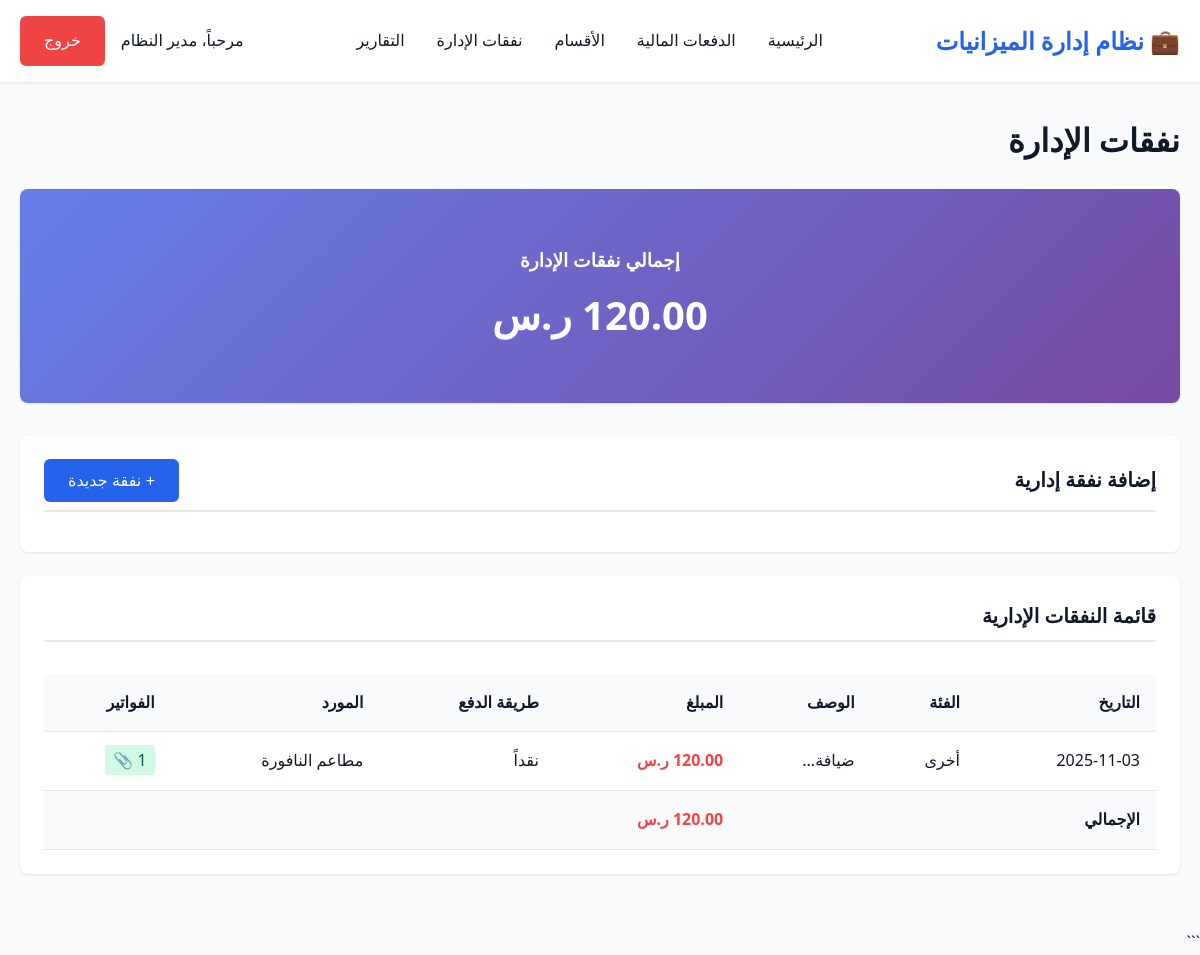
The page /admin/expenses.php (signed in) on the database its author committed.
### tables this page shows
CREATE TABLE `admin_expenses` (
  `id` int(11) NOT NULL,
  `expense_date` date NOT NULL,
  `category` varchar(100) NOT NULL,
  `description` text NOT NULL,
  `amount` decimal(15,2) NOT NULL,
  `payment_method` enum('cash','bank_transfer','check','credit_card') DEFAULT 'cash',
  `vendor_name` varchar(200) DEFAULT NULL,
  `notes` text DEFAULT NULL,
  `created_at` timestamp NOT NULL DEFAULT current_timestamp()
);

### admin/expenses.php (the view, shortened to what this page needs)
<?php
$database = new Database();
$db = $database->getConnection();
$message = '';
$error = '';
$query = "SELECT ae.*,
          (SELECT COUNT(*) FROM admin_invoices WHERE admin_expense_id = ae.id) as invoice_count
          FROM admin_expenses ae
          ORDER BY ae.expense_date DESC, ae.created_at DESC";
$stmt = $db->prepare($query);
$stmt->execute();
$expenses = $stmt->fetchAll(PDO::FETCH_ASSOC);
$query = "SELECT SUM(amount) as total FROM admin_expenses";
$stmt = $db->prepare($query);
$stmt->execute();
$total_expenses = $stmt->fetch(PDO::FETCH_ASSOC)['total'] ?? 0;
?>
<!DOCTYPE html>
<html lang="ar">
<head>
    <link rel="stylesheet" href="../assets/css/style.css">
</head>
<body>
    <header class="header">
        <div class="container">
            <nav class="navbar">
                <div class="logo">💼 نظام إدارة الميزانيات</div>
                <ul class="nav-menu" id="navMenu">
                    <li><a href="dashboard.php">الرئيسية</a></li>
                    <li><a href="budget_batches.php">الدفعات المالية</a></li>
                    <li><a href="departments.php">الأقسام</a></li>
                    <li><a href="expenses.php">نفقات الإدارة</a></li>
                    <li><a href="reports.php">التقارير</a></li>
                </ul>
                <div class="user-info">
                    <span>مرحباً، <?php echo htmlspecialchars($_SESSION['full_name']); ?></span>
<a href="../logout.php" class="btn btn-danger">خروج</a>
</div>
</nav>
</div>
</header><main class="main-content">
    <div class="container">
        <h1 class="mb-3">نفقات الإدارة</h1>        <?php if ($message): ?>
            <div class="alert alert-success"><?php echo htmlspecialchars($message); ?></div>
        <?php endif; ?>        <?php if ($error): ?>
            <div class="alert alert-danger"><?php echo htmlspecialchars($error); ?></div>
        <?php endif; ?>
        <div class="card" style="background: linear-gradient(135deg, #667eea 0%, #764ba2 100%); color: white; margin-bottom: 2rem;">
            <div style="padding: 2rem; text-align: center;">
                <h3 style="margin-bottom: 0.5rem;">إجمالي نفقات الإدارة</h3>
                <div style="font-size: 2.5rem; font-weight: bold;">
                    <?php echo number_format($total_expenses, 2); ?> ر.س
                </div>
            </div>
        </div>        <div class="card">
            <div class="card-header flex flex-between flex-center">
                <span>إضافة نفقة إدارية</span>
                <button class="btn btn-primary" onclick="toggleForm()">+ نفقة جديدة</button>
            </div>
        </div>        <div class="card">
            <div class="card-header">قائمة النفقات الإدارية</div>            <div class="table-responsive">
                <table class="table">
                    <thead>
                        <tr>
                            <th>التاريخ</th>
                            <th>الفئة</th>
                            <th>الوصف</th>
                            <th>المبلغ</th>
                            <th>طريقة الدفع</th>
                            <th>المورد</th>
                            <th>الفواتير</th>
                        </tr>
                    </thead>
                    <tbody>
                        <?php if (count($expenses) > 0): ?>
                            <?php foreach ($expenses as $expense): ?>
                                <tr>
                                    <td><?php echo date('Y-m-d', strtotime($expense['expense_date'])); ?></td>
                                    <td><?php echo htmlspecialchars($expense['category']); ?></td>
                                    <td><?php echo htmlspecialchars(mb_substr($expense['description'], 0, 40)); ?>...</td>
                                    <td style="font-weight: bold; color: #ef4444;">
                                        <?php echo number_format($expense['amount'], 2); ?> ر.س
                                    </td>
                                    <td>
                                        <?php
                                        $payment_methods = [
                                            'cash' => 'نقداً',
                                            'bank_transfer' => 'تحويل بنكي',
                                            'check' => 'شيك',
                                            'credit_card' => 'بطاقة ائتمان'
                                        ];
                                        echo $payment_methods[$expense['payment_method']] ?? $expense['payment_method'];
                                        ?>
                                    </td>
                                    <td><?php echo htmlspecialchars($expense['vendor_name']); ?></td>
                                    <td>
                                        <?php if ($expense['invoice_count'] > 0): ?>
                                            <span style="background: #d1fae5; color: #065f46; padding: 0.25rem 0.5rem; border-radius: 4px;">
                                                <?php echo $expense['invoice_count']; ?> 📎
                                            </span>
                                        <?php else: ?>
                                            <span style="color: #6b7280;">لا توجد</span>
                                        <?php endif; ?>
                                    </td>
                                </tr>
                            <?php endforeach; ?>
                        <?php else: ?>
                            <tr>
                                <td colspan="7" class="text-center">لا توجد نفقات مسجلة</td>
                            </tr>
                        <?php endif; ?>
                    </tbody>
                    <?php if (count($expenses) > 0): ?>
                    <tfoot style="background: #f9fafb; font-weight: bold;">
                        <tr>
                            <td colspan="3">الإجمالي</td>
                            <td style="color: #ef4444;"><?php echo number_format($total_expenses, 2); ?> ر.س</td>
                            <td colspan="3"></td>
                        </tr>
                    </tfoot>
                    <?php endif; ?>
                </table>
            </div>
        </div>
    </div>
</main><script src="../assets/js/main.js"></script>
</body>
</html>

### assets/css/style.css (style rules this page uses)
:root { --primary-color: #2563eb; --secondary-color: #10b981; --danger-color: #ef4444; --warning-color: #f59e0b; --dark-bg: #1f2937; --light-bg: #f9fafb; --border-color: #e5e7eb; --text-primary: #111827; --text-secondary: #6b7280; --shadow: 0 1px 3px 0 rgba(0, 0, 0, 0.1); --shadow-lg: 0 10px 15px -3px rgba(0, 0, 0, 0.1); }
* { margin: 0; padding: 0; box-sizing: border-box; }
body { font-family: 'Segoe UI', Tahoma, Geneva, Verdana, sans-serif; direction: rtl; text-align: right; background-color: var(--light-bg); color: var(--text-primary); line-height: 1.6; }
.container { max-width: 1200px; margin: 0 auto; padding: 0 20px; }
.header { background: white; box-shadow: var(--shadow); position: sticky; top: 0; z-index: 1000; }
.navbar { display: flex; justify-content: space-between; align-items: center; padding: 1rem 0; }
.logo { font-size: 1.5rem; font-weight: bold; color: var(--primary-color); }
.nav-menu { display: flex; list-style: none; gap: 2rem; }
.nav-menu a { text-decoration: none; color: var(--text-primary); font-weight: 500; transition: color 0.3s; }
.user-info { display: flex; align-items: center; gap: 1rem; }
.main-content { padding: 2rem 0; min-height: calc(100vh - 200px); }
.card { background: white; border-radius: 8px; box-shadow: var(--shadow); padding: 1.5rem; margin-bottom: 1.5rem; }
.card-header { font-size: 1.25rem; font-weight: 600; margin-bottom: 1rem; padding-bottom: 0.5rem; border-bottom: 2px solid var(--border-color); }
.btn { padding: 0.75rem 1.5rem; border: none; border-radius: 6px; font-size: 1rem; font-weight: 500; cursor: pointer; transition: all 0.3s; text-decoration: none; display: inline-block; }
.btn-primary { background: var(--primary-color); color: white; }
.btn-danger { background: var(--danger-color); color: white; }
.table-responsive { overflow-x: auto; }
.table { width: 100%; border-collapse: collapse; margin-top: 1rem; }
.table th, .table td { padding: 1rem; text-align: right; border-bottom: 1px solid var(--border-color); }
.table th { background: var(--light-bg); font-weight: 600; color: var(--text-primary); }
.mb-3 { margin-bottom: 1.5rem; }
.flex { display: flex; }
.flex-between { justify-content: space-between; }
.flex-center { align-items: center; }

### rows shown on the page
admin_expenses: expense_date "2025-11-03", category "أخرى", description "ضيافة", amount "120.00", payment_method "نقداً", vendor_name "مطاعم النافورة"

### other values the page prints
$_SESSION['full_name'] "مدير النظام"
$total_expenses "120.00"
